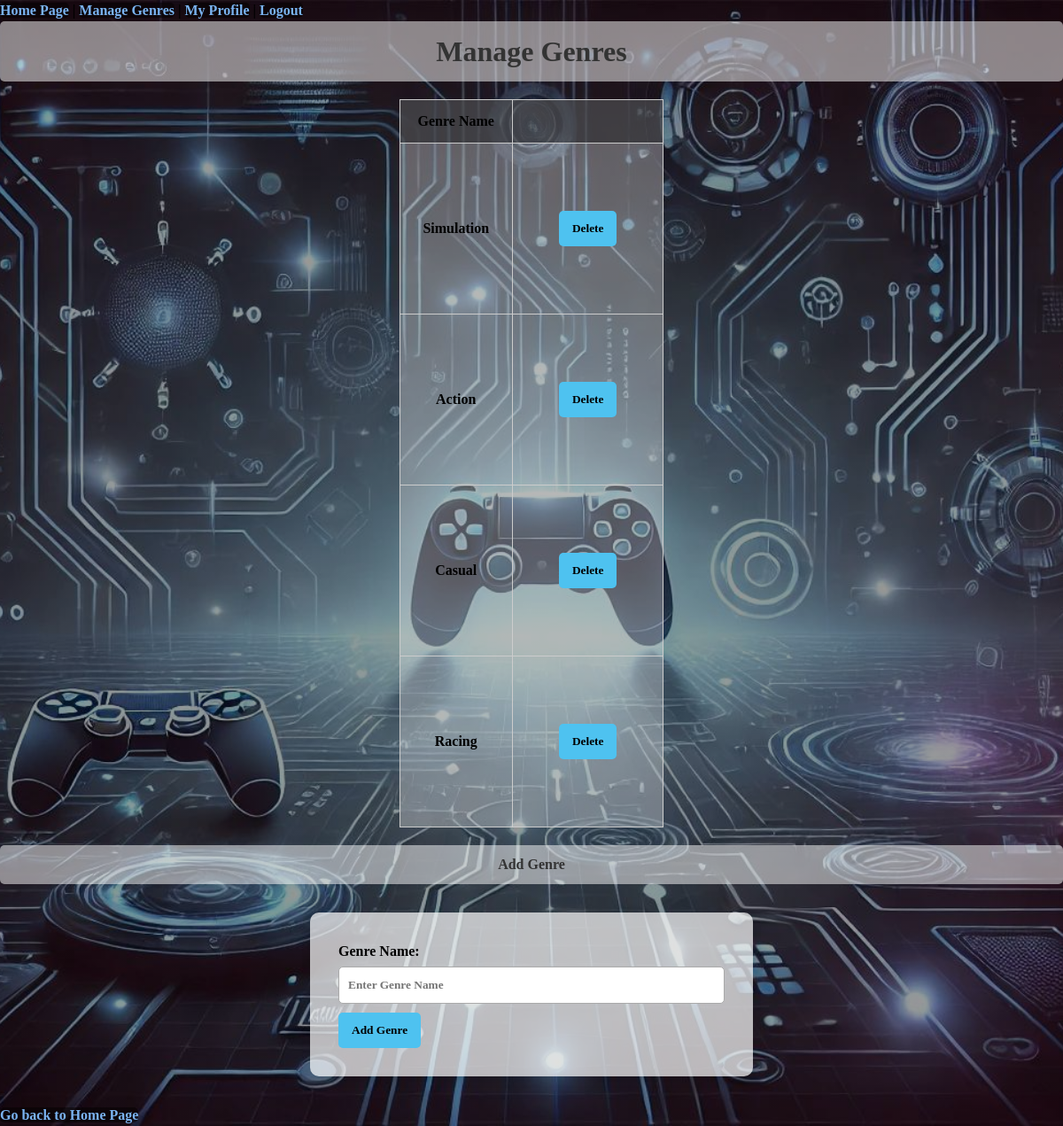
Screenshot of /manageGenres (signed in) with the database file from the repository.
### tables this page shows
CREATE TABLE Genre(
        genreID INTEGER PRIMARY KEY AUTOINCREMENT,
        name TEXT NOT NULL
    );

### Main.py (the view)
@app.route("/manageGenres", methods=["GET", "POST"])
def manageGenres():
    username = session.get("username", None)
    isAdmin = session.get("isAdmin", False)
    conn = sqlite3.connect("PlatformDB.db")
    c = conn.cursor()
    genres = c.execute("SELECT name FROM Genre").fetchall()
    genreList = [row[0] for row in genres]
    conn.close()
    return render_template("manageGenres.html", username=username, genres=genreList, isAdmin=isAdmin)

### templates/manageGenres.html (shortened to what this page needs)
<!DOCTYPE html>
<html lang="en">
<head>
    <link rel="stylesheet" href="{{ url_for('static', filename='style.css') }}">
</head>
<body>
<p>
    <a href="/homepage">Home Page</a> |
    {% if isAdmin %}
    <a href="/manageGenres">Manage Genres</a>
    {% else %}
    <a href="/publishGames">Published Games</a>
    {% endif %} |
    <a href="/myProfile">My Profile</a> |
    <a href="/logout">Logout</a>
</p>
{% if 'username' not in session %}
<p>Access denied!<br>Please log in!</p>
{% else %}
{% if isAdmin %}
<h1>Manage Genres</h1>
<table border="1">
    <thead>
    <tr>
        <th>Genre Name</th>
        <th></th>
    </tr>
    </thead>
    <tbody>
    {% for genre in genres %}
    <tr>
        <td>{{ genre }}</td>
        <td>
            <form method="POST" action="{{ url_for('deleteGenre') }}"
                  style="background-color: transparent; box-shadow: none">
                <input type="submit" value="Delete">
            </form>
        </td>
    </tr>
    {% endfor %}
    </tbody>
</table>
<h2>Add Genre</h2>
<form method="POST" action="{{ url_for('addGenre') }}">
    <label for="genre">Genre Name:</label>
    <input type="text" id="genre" name="genre" placeholder="Enter Genre Name" required/>
    <input type="submit" value="Add Genre">
</form>
{% else %}
<p>Only admins are authorized to see this page!</p>
{% endif %}
{% endif %}
<p><a href="{{ url_for('homePage') }}">Go back to Home Page</a></p>
</body>
</html>

### static/style.css (style rules this page uses)
* { margin: 0; padding: 0; box-sizing: border-box; }
body, h1, h2, h3, p, form, table, input, button { font-family: "Cascadia Code", serif; line-height: 1.5; font-weight: bold; }
body { color: #000; background: linear-gradient(rgba(0, 0, 0, 0.4), rgba(0, 0, 0, 0.4)), url('/static/website_background.jpg') no-repeat center center fixed; background-size: cover; }
h1, h2 { background-color: rgba(255, 255, 255, 0.5); margin-bottom: 20px; text-align: center; padding: 10px 0; border-radius: 5px; color: #333; }
h1 { font-size: 2em; }
h2 { font-size: 1em; }
a { color: #7ab3f1; background-color: rgba(2, 0, 0, 0.5); border-radius: 5px; font-weight: bold; text-decoration: none; transition: color 0.2s ease; }
form { margin: 2rem auto; max-width: 500px; padding: 2rem; background-color: rgba(255, 255, 255, 0.7); border-radius: 10px; box-shadow: 0 4px 10px rgba(0, 0, 0, 0.15); }
label { display: block; font-weight: bold; margin-bottom: 5px; }
input[type="text"], input[type="password"], select, textarea { width: 100%; padding: 10px; margin-bottom: 10px; border: 1px solid #aaa; border-radius: 5px; transition: border-color 0.3s, box-shadow 0.3s; }
button, input[type="submit"], input[type="reset"] { background-color: #4ec2f0; font-weight: bold; color: #000; border: none; padding: 10px 15px; cursor: pointer; border-radius: 5px; transition: background-color 0.3s, transform 0.3s, box-shadow 0.3s; }
table { margin: 20px auto; border-collapse: collapse; width: auto; }
table th, table td { padding: 12px 20px; color: #000; background-color: rgba(255, 255, 255, 0.3); border: 1px solid #ccc; text-align: center; }
table th { background-color: rgba(78, 78, 80, 0.7); font-weight: bold; }
table tr { animation: fadeIn 0.5s ease forwards; opacity: 0; }

### rows the page displays
Genre: name "Simulation"
Genre: name "Action"
Genre: name "Casual"
Genre: name "Racing"
